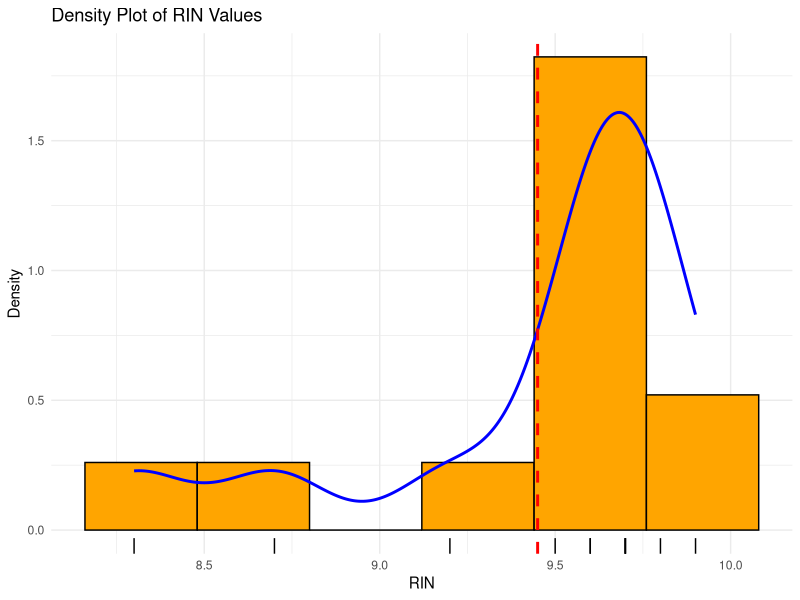

The R source for this figure:
rin <- c(9.7, 9.8, 9.7, 9.7, 9.6, 8.3, 9.2, 9.5, 9.6, 8.7, 9.7, 9.9)
library(ggplot2)

df <- data.frame(RIN = rin)

ggplot(df, aes(x = RIN)) +
  geom_histogram(aes(y = after_stat(density)),
                 bins = 6,
                 fill = "orange",
                 color = "black") +
  geom_density(bw = 0.15,
               color = "blue",
               linewidth = 1) +
  geom_vline(aes(xintercept = mean(RIN)),
             color = "red",
             linetype = "dashed",
             linewidth = 1) +
  geom_rug() +
  labs(title = "Density Plot of RIN Values",
       x = "RIN",
       y = "Density") +
  theme_minimal()
